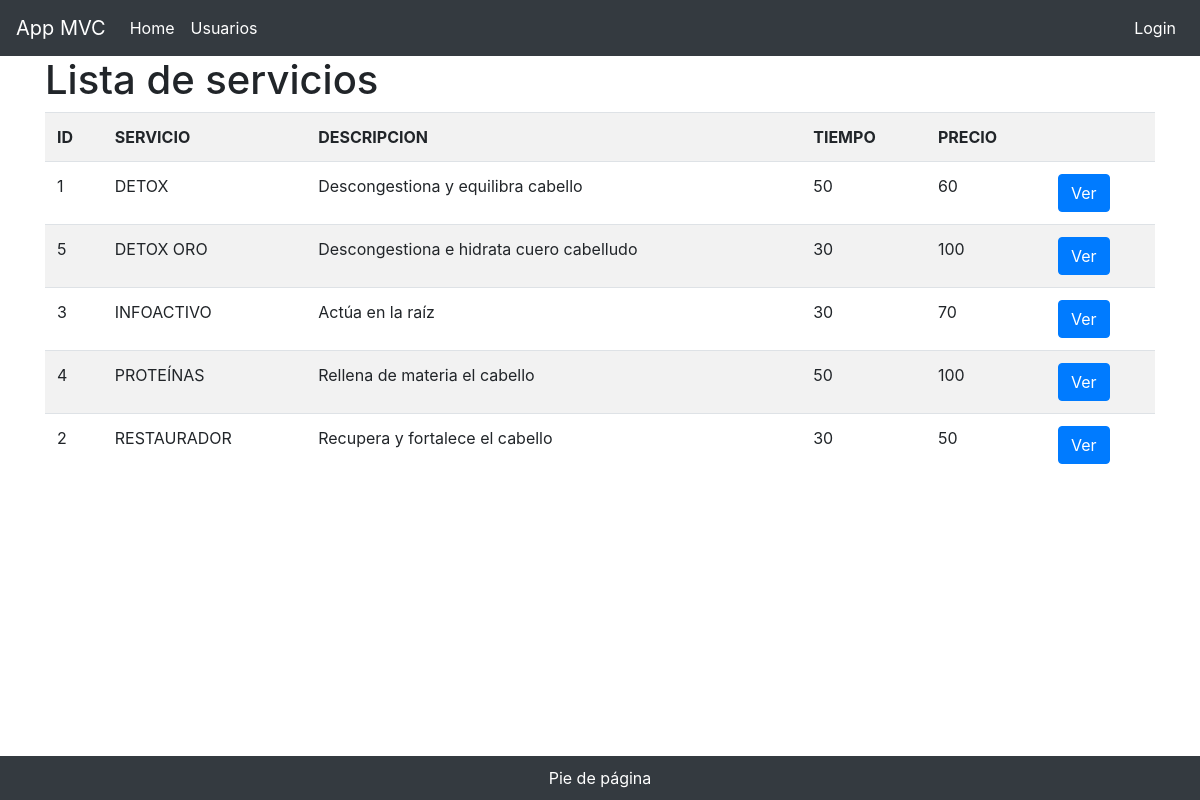
The page /mipeluqueria/servicios on the database its author committed.
### tables this page shows
CREATE TABLE `servicios` (
  `id` int(11) NOT NULL,
  `servicio` varchar(50) NOT NULL,
  `descripcion` varchar(50) NOT NULL,
  `tiempo` int(11) NOT NULL,
  `precio` int(11) NOT NULL
);

### mipeluqueria/app/controllers/ServiciosController.php (called while the page is built, shortened)
<?php
require_once "app/models/Servicios.php";
class ServiciosController
{
    public function index()
    {
        $servicios = Servicios::all();
        require('app/views/servicios/index.php');
    }
}

### mipeluqueria/index.php (called while the page is built, shortened)
<?php
require "core/App.php";
$app = new App();

### mipeluqueria/app/models/Servicios.php (called while the page is built, shortened)
<?php
class Servicios extends Model
{
    public static function all(){
         $db = Servicios::db();
         $sql = "SELECT * FROM servicios";
         $statement = $db->query($sql);
         $servicios = $statement->fetchAll(PDO::FETCH_CLASS, Servicios::class);
         return $servicios;
    }
}

### mipeluqueria/app/views/servicios/index.php (the view, shortened to what this page needs)
<!doctype html>
<html lang="es">
<head>
  <?php require "app/views/parts/head.php" ?>
</head>
<body>
  <?php require "app/views/parts/header.php" ?>
  <main role="main" class="container">
    <div class="starter-template">
      <h1>Lista de servicios</h1>
      <table class="table table-striped table-hover">
        <tr>
          <th>ID</th>
          <th>SERVICIO</th>
          <th>DESCRIPCION</th>
          <th>TIEMPO</th>
          <th>PRECIO</th>
          <th></th>
        </tr>
        <?php
        foreach ($servicios as $key => $servicio) { ?>
          <tr>
          <td><?php echo $servicio->id ?></td>
          <td><?php echo $servicio->servicio ?></td>
          <td><?php echo $servicio->descripcion ?></td>
          <td><?php echo $servicio->tiempo ?></td>
          <td><?php echo $servicio->precio ?></td>
          <td>
            <a href="<?= PATH."/servicios/show/".$servicio->id ?>" class="btn btn-primary">Ver </a>
          </td>
          </tr>
        <?php } ?>
      </table>
    </div>
  </main>
  <?php require "app/views/parts/footer.php" ?>
</body>
</html>

### mipeluqueria/core/App.php (shortened to what this page needs)
<?php
class App
{
    function __construct()
    {
        if (isset($_GET['url']) and !empty($_GET['url'])) {
            $url = $_GET['url'];
        } else {
            $url = 'home';
        }
        $arguments = explode('/', trim($url, '/'));
        $controllerName= array_shift($arguments);
        $controllerName = ucwords($controllerName) . "Controller";
        if (count($arguments)) {
            $method =  array_shift($arguments);
        } else {
            $method = "index";
        }
        $controllerName = '\\App\\Controllers\\' . $controllerName;
        $controllerObject = new $controllerName;
        if (method_exists($controllerName, $method)) {
            $controllerObject->$method($arguments);
        } else {
            header("HTTP/1.0 404 Not Found");
            echo "No encontrado";
            die();
        }
    }
}

### mipeluqueria/app/views/parts/head.php (shortened to what this page needs)
<link rel="stylesheet" href="https://maxcdn.bootstrapcdn.com/bootstrap/4.0.0/css/bootstrap.min.css">

### mipeluqueria/app/views/parts/header.php (shortened to what this page needs)
<nav class="navbar navbar-expand-md navbar-dark bg-dark">
  <a class="navbar-brand" href="#">App MVC</a>
  <div class="collapse navbar-collapse" id="navbarsExampleDefault">
    <ul class="navbar-nav mr-auto">
      <li class="nav-item active">
        <a class="nav-link" href="<?= PATH."/home"?>">Home</a>
      </li>
      <li class="nav-item active">
        <a class="nav-link" href="<?= PATH."/user"?>">Usuarios</a>
      </li>
      </ul>
    <ul class="navbar-nav">
      <li class="nav-item active">
        <a class="nav-link" href="<?= PATH."/login"?>">Login</a>
      </li>
    </ul>
  </div>
</nav>

### mipeluqueria/app/views/parts/footer.php
<footer class="footer fixed-bottom bg-dark text-white">
    <div class="text-center" style="margin: 10px">
        Pie de página
    </div>
</footer>

### rows shown on the page
servicios: id "1", servicio "DETOX", descripcion "Descongestiona y equilibra cabello", tiempo "50", precio "60"
servicios: id "5", servicio "DETOX ORO", descripcion "Descongestiona e hidrata cuero cabelludo", tiempo "30", precio "100"
servicios: id "3", servicio "INFOACTIVO", descripcion "Actúa en la raíz", tiempo "30", precio "70"
servicios: id "4", servicio "PROTEÍNAS", descripcion "Rellena de materia el cabello", tiempo "50", precio "100"
servicios: id "2", servicio "RESTAURADOR", descripcion "Recupera y fortalece el cabello", tiempo "30", precio "50"
